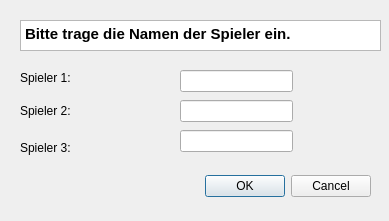
<?xml version="1.0" encoding="UTF-8"?>
<ui version="4.0">
 <class>DreiSpielerDialog</class>
 <widget class="QDialog" name="DreiSpielerDialog">
  <property name="geometry">
   <rect>
    <x>0</x>
    <y>0</y>
    <width>389</width>
    <height>221</height>
   </rect>
  </property>
  <property name="windowTitle">
   <string>Dialog</string>
  </property>
  <widget class="QDialogButtonBox" name="buttonBox">
   <property name="geometry">
    <rect>
     <x>30</x>
     <y>170</y>
     <width>341</width>
     <height>32</height>
    </rect>
   </property>
   <property name="orientation">
    <enum>Qt::Horizontal</enum>
   </property>
   <property name="standardButtons">
    <set>QDialogButtonBox::Cancel|QDialogButtonBox::Ok</set>
   </property>
  </widget>
  <widget class="QTextBrowser" name="textBrowser">
   <property name="geometry">
    <rect>
     <x>20</x>
     <y>20</y>
     <width>361</width>
     <height>31</height>
    </rect>
   </property>
   <property name="html">
    <string>&lt;!DOCTYPE HTML PUBLIC &quot;-//W3C//DTD HTML 4.0//EN&quot; &quot;http://www.w3.org/TR/REC-html40/strict.dtd&quot;&gt;
&lt;html&gt;&lt;head&gt;&lt;meta name=&quot;qrichtext&quot; content=&quot;1&quot; /&gt;&lt;style type=&quot;text/css&quot;&gt;
p, li { white-space: pre-wrap; }
&lt;/style&gt;&lt;/head&gt;&lt;body style=&quot; font-family:'MS Shell Dlg 2'; font-size:8pt; font-weight:400; font-style:normal;&quot;&gt;
&lt;p style=&quot; margin-top:0px; margin-bottom:0px; margin-left:0px; margin-right:0px; -qt-block-indent:0; text-indent:0px;&quot;&gt;&lt;span style=&quot; font-size:11pt; font-weight:600;&quot;&gt;Bitte trage die Namen der Spieler ein.&lt;/span&gt;&lt;/p&gt;&lt;/body&gt;&lt;/html&gt;</string>
   </property>
  </widget>
  <widget class="QLabel" name="label">
   <property name="geometry">
    <rect>
     <x>20</x>
     <y>70</y>
     <width>81</width>
     <height>16</height>
    </rect>
   </property>
   <property name="text">
    <string>Spieler 1:</string>
   </property>
  </widget>
  <widget class="QLabel" name="label_2">
   <property name="geometry">
    <rect>
     <x>20</x>
     <y>100</y>
     <width>71</width>
     <height>21</height>
    </rect>
   </property>
   <property name="text">
    <string>Spieler 2:</string>
   </property>
  </widget>
  <widget class="QLabel" name="label_3">
   <property name="geometry">
    <rect>
     <x>20</x>
     <y>140</y>
     <width>52</width>
     <height>15</height>
    </rect>
   </property>
   <property name="text">
    <string>Spieler 3:</string>
   </property>
  </widget>
  <widget class="QLineEdit" name="lineEdit">
   <property name="geometry">
    <rect>
     <x>180</x>
     <y>70</y>
     <width>113</width>
     <height>22</height>
    </rect>
   </property>
  </widget>
  <widget class="QLineEdit" name="lineEdit_2">
   <property name="geometry">
    <rect>
     <x>180</x>
     <y>100</y>
     <width>113</width>
     <height>22</height>
    </rect>
   </property>
  </widget>
  <widget class="QLineEdit" name="lineEdit_3">
   <property name="geometry">
    <rect>
     <x>180</x>
     <y>130</y>
     <width>113</width>
     <height>22</height>
    </rect>
   </property>
  </widget>
 </widget>
 <resources/>
 <connections>
  <connection>
   <sender>buttonBox</sender>
   <signal>accepted()</signal>
   <receiver>DreiSpielerDialog</receiver>
   <slot>accept()</slot>
   <hints>
    <hint type="sourcelabel">
     <x>248</x>
     <y>254</y>
    </hint>
    <hint type="destinationlabel">
     <x>157</x>
     <y>274</y>
    </hint>
   </hints>
  </connection>
  <connection>
   <sender>buttonBox</sender>
   <signal>rejected()</signal>
   <receiver>DreiSpielerDialog</receiver>
   <slot>reject()</slot>
   <hints>
    <hint type="sourcelabel">
     <x>316</x>
     <y>260</y>
    </hint>
    <hint type="destinationlabel">
     <x>286</x>
     <y>274</y>
    </hint>
   </hints>
  </connection>
 </connections>
</ui>
